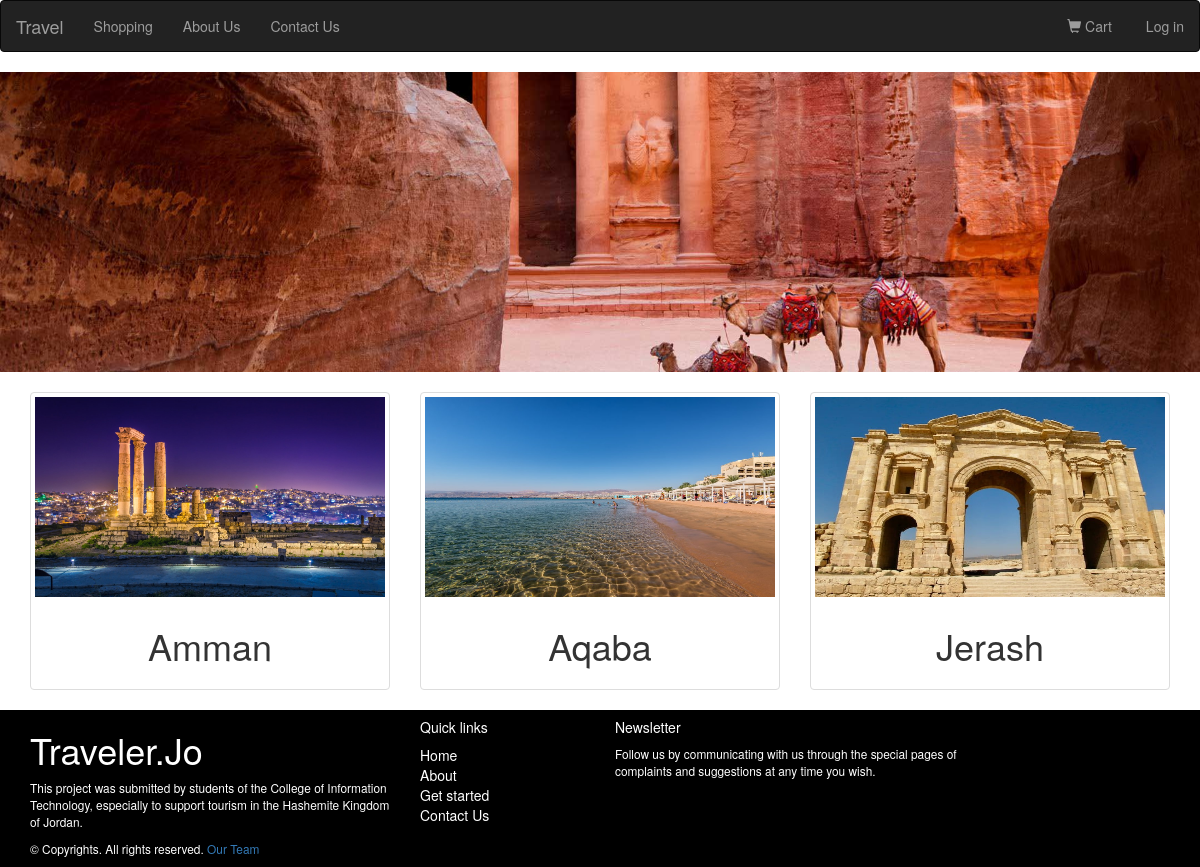
The app's page /hom.php with its own data.
### tables this page shows
CREATE TABLE `categories` (
  `CatagoryId` int(255) NOT NULL,
  `CatagoryName` varchar(100) NOT NULL,
  `subCatagoryName` varchar(100) NOT NULL,
  `Media` text NOT NULL
);

### hom.php (the view, shortened to what this page needs)
<html>
<head>
  <link rel="stylesheet" href="https://maxcdn.bootstrapcdn.com/bootstrap/3.4.1/css/bootstrap.min.css">
</head>
<body>
<?php
if(!isset($_SESSION['loggeduser'])){
  ?>
  <?php Include "headerIn.php"; ?>
  <?php
}else{
  ?>
  <?php Include "navigation.php"; ?>
  <?php
}
?>
<div class="bg"></div><br/>
<div class="container">
  <div class="row">
  <?php
  Include "inc/inc.php";
  $query = mysqli_query($conn,"SELECT * FROM `categories` GROUP BY `CatagoryName`");
  if(mysqli_num_rows($query) > 0){
    while($row = mysqli_fetch_array($query)){
      ?>
    <div class="col-md-4">
      <div class="thumbnail">
        <a href="tourism.php?CatagoryName=<?php echo $row['CatagoryName']; ?>" >
          <img src="dashboard/pages/<?php echo $row['Media']; ?>" alt="Lights" style="width:350px;height:200px">
          <div class="caption">
            <h1 align="center"><?php echo $row['CatagoryName']; ?></h1>
          </div>
        </a>
      </div>
    </div>
      <?php
    }
  }
  ?>
  </div>
</div>
<?php Include "Footer.php"; ?>
</body>
</html>

### hom.php (style rules this page uses)
.bg { background-image: url("img/Slider-01.jpg"); height: 300px; background-position: center; background-repeat: no-repeat; background-size: cover; }

### Footer.php (style rules this page uses)
a { color: #FFFFFF; text-decoration: none; transition: all 0.3s; }

### records on screen
categories: Media (picture), CatagoryName "Amman"
categories: Media (picture), CatagoryName "Aqaba"
categories: Media (picture), CatagoryName "Jerash"
